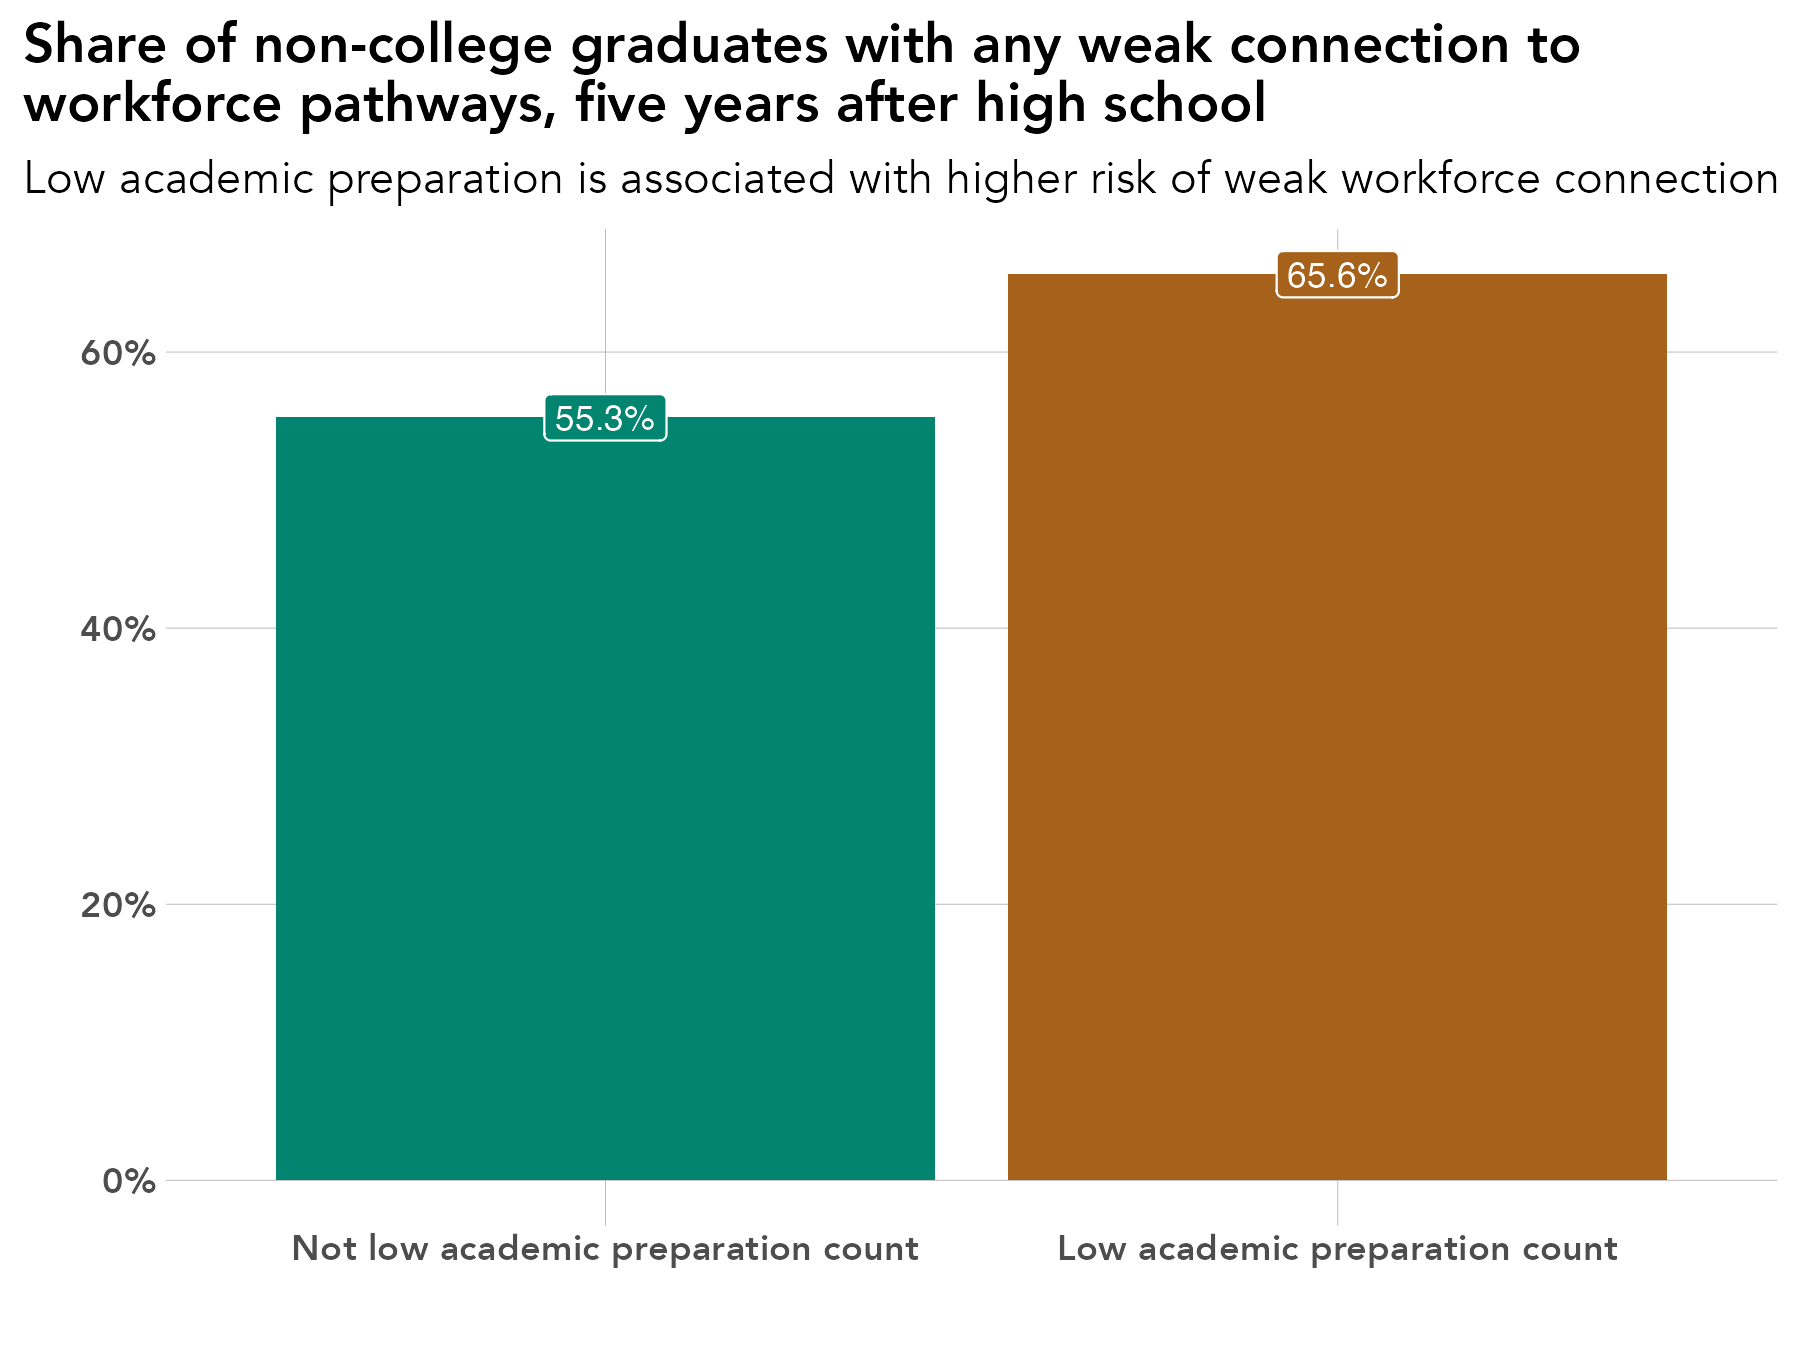

Here is the R script that generated this plot:
# library -----------------------------------------------------------------
library(tidyverse)
library(sf)
library(ggrepel)
library(scales)
library(ggiraph)
library(rmapshaper)
library(cowplot)
library(RColorBrewer)
library(readxl)
library(lubridate)
library(readxl)
library(systemfonts)
reset_font_cache()
library(ggtext)
library(janitor)
library(cowplot)
library(ggalluvial)
library(ggsankey)


rm(list = ls())

# themes ------------------------------------------------------------------
theme_bar <- theme_bw() +
  theme(panel.grid.major = element_line(color = "grey70", size = 0.1),
        panel.grid.minor = element_blank(),
        axis.ticks = element_blank(),
        axis.text = element_text(face = "bold"),
        panel.border = element_blank(),
        legend.background = element_rect(fill = "transparent", color = "transparent"),
        legend.key = element_rect(fill = "transparent"),
        legend.key.size = unit(1, "lines"),
        legend.margin = margin(0,0,0,0),
        legend.title = element_blank(),
        legend.text = element_text(margin = margin(l = 2)),
        text = element_text(family = "Avenir") ,
        plot.title.position = "plot",
        plot.title = element_text(face = "bold"))

theme_line <- theme_bw() +
  theme(legend.background = element_rect(fill = "transparent", color = "transparent"),
        legend.key = element_rect(fill = "transparent"),
        legend.text = element_text(margin = margin(l = 2)),
        panel.grid.minor = element_blank(),
        panel.grid.major = element_line(color = "grey70", size = 0.1),
        axis.ticks = element_blank(),
        axis.text = element_text(face = "bold"),
        panel.border = element_blank(),
        legend.margin = margin(0,0,0,0),
        legend.key.size = unit(1, "lines"),
        text = element_text(family = "Avenir") ,
        plot.title.position = "plot",
        plot.title = element_text(face = "bold"))


theme_sf <- theme_bw() +
  theme(axis.text.x=element_blank(),
        axis.text.y=element_blank(),
        axis.ticks=element_blank(),
        panel.background = element_blank(),
        panel.grid.major = element_line(color = "white"),
        panel.border = element_blank(),
        legend.title = element_blank(),
        legend.text = element_text(margin = margin(l = 2)),
        legend.margin = margin(0,0,0,0),
        legend.key.size = unit(1, "lines"),
        text = element_text(family = "Avenir") ,
        plot.title.position = "plot",
        plot.title = element_text(face = "bold"))

theme_all <- theme_bw() +
  theme(axis.ticks=element_blank(),
        axis.text.y = element_blank(),
        panel.background = element_blank(),
        panel.grid.major = element_blank(),
        panel.grid = element_blank(),
        panel.border = element_blank(),
        legend.title = element_blank(),
        legend.text = element_text(margin = margin(l = 2)),
        legend.margin = margin(0,0,0,0),
        legend.key.size = unit(1, "lines"),
        text = element_text(family = "Avenir") ,
        plot.title.position = "plot",
        plot.title = element_text(face = "bold"))


regions <- read_csv("/Users/kellyasche/Library/CloudStorage/GoogleDrive-kasche@ruralmn.org/My Drive/Data Prep/R Projects/Join docs/county_regions.csv") %>%
  select(5,6) %>%
  unique() %>%
  mutate(edr = str_replace(edr, "  ", " "),
         planning.region = str_replace(planning.region, " Minnesota", ""),
         planning.region = fct_relevel(planning.region, "Northwest", "Northeast", "Central", "Seven County Mpls-St Paul", "Southwest", "Southeast"),
         edr = fct_relevel(edr, "EDR 1 - Northwest", "EDR 2 - Headwaters", "EDR 3 - Arrowhead", "EDR 4 - West Central", "EDR 5 - North Central", "EDR 6E- Southwest Central", "EDR 6W- Upper Minnesota Valley", "EDR 7E- East Central", "EDR 7W- Central", "EDR 8 - Southwest", "EDR 9 - South Central", "EDR 10 - Southeast", "EDR 11 - 7 County Twin Cities", "Minnesota"))

counties.regions <- read_csv("/Users/kellyasche/Library/CloudStorage/GoogleDrive-kasche@ruralmn.org/My Drive/Data Prep/R Projects/Join docs/county_regions.csv") %>%
  mutate(countyfp = formatC(countyfp, width = 3, flag = "0"),
         Name = str_to_title(Name),
         Name = str_replace(Name, "Q", "q"),
         Name = str_replace(Name, "Of The", "of the"),
         Name = str_replace(Name, "Mcleod", "McLeod"),
         Dem_Desc = ifelse(Name == "Minnesota", "Minnesota", Dem_Desc) ,
         edr = str_replace(edr, "  ", " "),
         planning.region = str_replace(planning.region, " Minnesota", ""),
         planning.region = fct_relevel(planning.region, "Northwest", "Northeast", "Central", "Seven County Mpls-St Paul", "Southwest", "Southeast"),
         edr = fct_relevel(edr, "EDR 1 - Northwest", "EDR 2 - Headwaters", "EDR 3 - Arrowhead", "EDR 4 - West Central", "EDR 5 - North Central", "EDR 6E- Southwest Central", "EDR 6W- Upper Minnesota Valley", "EDR 7E- East Central", "EDR 7W- Central", "EDR 8 - Southwest", "EDR 9 - South Central", "EDR 10 - Southeast", "EDR 11 - 7 County Twin Cities", "Minnesota"))

color.ruca <- c("Entirely rural" = "#009933", "Town/rural mix" = "#99CC33", "Urban/town/rural mix" = "#CC9966", "Entirely urban" = "#754C29", "Minnesota" = "black")

color.pr <- c("Northwest" = "#4575b4","Northeast" = "grey", "Central" = "#fee090", "Seven County Mpls-St Paul" = "#d73027", "Southwest" = "#91bfdb", "Southeast" = "#fc8d59", "Minnesota" = "black")

color.edr <- c("EDR 1 - Northwest" = "#b3cde3", "EDR 2 - Headwaters" = "#8c96c6", "EDR 3 - Arrowhead" = "#fe9929", "EDR 4 - West Central" = "#8856a7", "EDR 5 - North Central" = "#810f7c", "EDR 6E- Southwest Central" = "#e5f5f9", "EDR 6W- Upper Minnesota Valley" = "#bdc9e1", "EDR 7E- East Central" = "#99d8c9", "EDR 7W- Central" = "#2ca25f", "EDR 8 - Southwest" = "#74a9cf", "EDR 9 - South Central" = "#0570b0", "EDR 10 - Southeast" = "#d7301f", "EDR 11 - 7 County Twin Cities" = "#d8b365", "Minnesota" = "black")

color.pr.edr <- c ("Northwest" = "#4575b4","Northeast" = "#e0f3f8", "Central" = "#fee090", "Seven County Mpls-St Paul" = "#d73027", "Southwest" = "#91bfdb", "Southeast" = "#fc8d59", "Minnesota" = "black", "EDR 1 - Northwest" = "#b3cde3", "EDR 2 - Headwaters" = "#8c96c6", "EDR 3 - Arrowhead" = "#fe9929", "EDR 4 - West Central" = "#8856a7", "EDR 5 - North Central" = "#810f7c", "EDR 6E- Southwest Central" = "#e5f5f9", "EDR 6W- Upper Minnesota Valley" = "#bdc9e1", "EDR 7E- East Central" = "#99d8c9", "EDR 7W- Central" = "#2ca25f", "EDR 8 - Southwest" = "#74a9cf", "EDR 9 - South Central" = "#0570b0", "EDR 10 - Southeast" = "#d7301f", "EDR 11 - 7 County Twin Cities" = "#d8b365")

color.six <- c("#009933", "#4575b4", "grey", "#fee090", "#fc8d59", "#d73027")

mn_counties <- st_read("/Users/kellyasche/Library/CloudStorage/GoogleDrive-kasche@ruralmn.org/My Drive/Data Prep/R Projects/Shapefiles/County shapefiles/MNCounties_MNDOT.shp", quiet = TRUE) %>%
  ms_simplify(keep = .01, keep_shapes = TRUE) %>%
  rename("countyfp" = "FIPS_CODE")

counties.regions.1 <- counties.regions %>%
  mutate(statefp = "27",
         project.pr = ifelse(edr %in% c("EDR 1 - Northwest", "EDR 2 - Headwaters", "EDR 4 - West Central"), "Northwest",
                             ifelse(edr == "EDR 3 - Arrowhead", "Northeast",
                                    ifelse(edr %in% c("EDR 5 - North Central", "EDR 7E- East Central", "EDR 7W- Central"), "Central",
                                           ifelse(edr %in% c("EDR 6E- Southwest Central", "EDR 6W- Upper Minnesota Valley", "EDR 8 - Southwest"), "Southwest",
                                                  ifelse(edr %in% c("EDR 9 - South Central", "EDR 10 - Southeast"), "Southern", as.character(planning.region)))))),
         project.pr = fct_relevel(project.pr, "Northwest", "Northeast", "Central", "Seven County Mpls-St Paul", "Southwest", "Southern"))


# Prep data ---------------------------------------------------------------

original <- read_csv("Data/SLEDS/Masters/Master-report-dataset.csv")

academic.prep <- original %>%
  select(PersonID, took.ACT, ACTCompositeScore, pseo.participant, MCA.M, MCA.R, MCA.S) %>%
  mutate(
    # Academic engagement indicators
    act_taken = if_else(took.ACT == "Yes", 1L, 0L),
    pseo = if_else(pseo.participant == 1, 1L, 0L),
    
    # Academic performance indicators
    act_high = if_else(!is.na(ACTCompositeScore) & ACTCompositeScore >= 21, 1L, 0L),
    mca_math_prof = if_else(!is.na(MCA.M) & MCA.M >= 3, 1L, 0L),
    mca_read_prof = if_else(!is.na(MCA.R) & MCA.R >= 3, 1L, 0L),
    mca_sci_prof = if_else(!is.na(MCA.S) & MCA.S >= 3, 1L, 0L)
  ) %>%
  mutate(
    academic_prep_count = rowSums(
      cbind(
        act_taken,
        pseo,
        act_high,
        mca_math_prof,
        mca_read_prof,
        mca_sci_prof
      ),
      na.rm = TRUE
    )
  ) %>%
  select(PersonID, academic_prep_count)

data <- original %>%
  left_join(academic.prep, by = "PersonID") %>% 
  filter(ps.grad == "No") %>%
  select(grad.year.5, academic_prep_count) %>%
  mutate(academic_prep_count = as.character(academic_prep_count),
         academic_prep_count = fct_relevel(academic_prep_count, "0", "1", "2", "3", "4", "5", "6")) %>%
  filter(grad.year.5 != "After 2023") %>%
  filter(grad.year.5 != "Attending ps") %>%
  mutate(grad.year.5 = ifelse(grad.year.5 %in% c("Non-sustained WF", "No MN emp record"), "Any weak connection", grad.year.5),
         academic_prep_count = ifelse(academic_prep_count %in% c("0", "1"), "Low academic preparation count", "Not low academic preparation count")) %>%
  group_by(academic_prep_count, grad.year.5) %>%
  summarize(n = n()) %>%
  ungroup() %>%
  group_by(academic_prep_count) %>%
  mutate(pct = n / sum(n)) %>%
  ungroup() %>%
  mutate(grad.year.5 = fct_relevel(grad.year.5, "Sustained WF - NE", "Sustained WF - MN", "Any weak connection"),
         academic_prep_count = fct_relevel(academic_prep_count, "Not low academic preparation count", "Low academic preparation count"))

# Create chart ------------------------------------------------------------

ggplot(data = filter(data, grad.year.5 == "Any weak connection"), aes(academic_prep_count, pct, fill = academic_prep_count)) +
  geom_col(position = "dodge") +
  geom_label(aes(label = percent(pct, accuracy = .1)), show.legend = FALSE, position = position_dodge(width = .9), color = "white", size = 3) +
  labs(x="",
       y = "",
       title = "Share of non-college graduates with any weak connection to\nworkforce pathways, five years after high school",
       subtitle = "Low academic preparation is associated with higher risk of weak workforce connection")+
  scale_y_continuous(labels=scales::percent) +
  theme_bar+
  scale_fill_manual(values = c("#018571", "#a6611a")) +
  theme(legend.position = "none")


ggsave(filename = "Charts/Paper report/pct-academic-prep-any-weak-connection-wf.pdf", device = cairo_pdf, dpi = "print", width = 6, height = 4.5)

ggsave(filename = "Charts/Paper report/pct-academic-prep-any-weak-connection-wf.png", dpi = "print", width = 6, height = 4.5)
